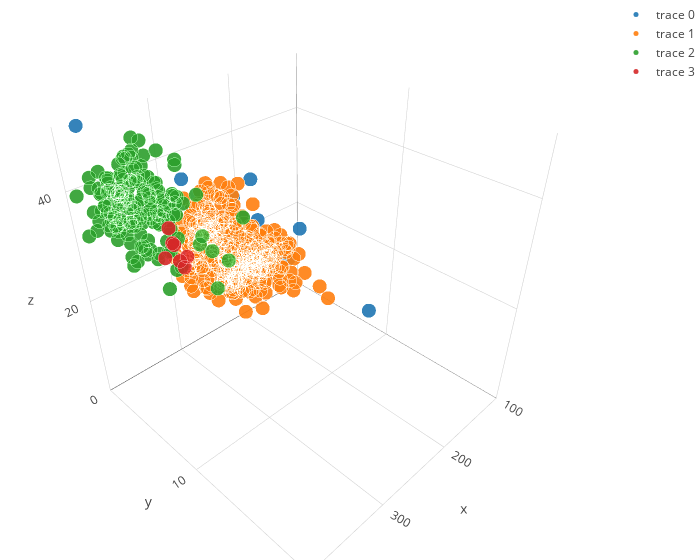

The cell this chart's notebook holds for it:
### Code cell
dbscanLabelminus1 = []
dbscanLabel0 = []
dbscanLabel1 = []
dbscanLabel2 = []
for h in range(0,577):
    if dbscanLabels[h] == -1:
        dbscanLabelminus1.append(distance[h])
    elif dbscanLabels[h]==0:
        dbscanLabel0.append(distance[h])
    elif dbscanLabels[h]==1:
        dbscanLabel1.append(distance[h])
    else:
        dbscanLabel2.append(distance[h])
dbscanLabelAtminus1 = pd.DataFrame.from_records(dbscanLabelminus1)
dbscanLabelAt0 = pd.DataFrame.from_records(dbscanLabel0)
dbscanLabelAt1 = pd.DataFrame.from_records(dbscanLabel1)
dbscanLabelAt2 = pd.DataFrame.from_records(dbscanLabel2)
trace9 = go.Scatter3d(
    x=dbscanLabelAtminus1[0],
    y=dbscanLabelAtminus1[1],
    z=dbscanLabelAtminus1[2],
    mode='markers',
    marker=dict(
        size=5,
        line=dict(
            color='rgba(217, 217, 217,0.14)',
            width=0.1
        ),
        opacity=0.9
    )
)
trace10 = go.Scatter3d(
    x=dbscanLabelAt0[0],
    y=dbscanLabelAt0[1],
    z=dbscanLabelAt0[2],
    mode='markers',
    marker=dict(
        size=5,
        line=dict(
            color='rgba(256, 256, 256,0.14)',
            width=0.2
        ),
        opacity=0.9
    )
)
trace11 = go.Scatter3d(
    x=dbscanLabelAt1[0],
    y=dbscanLabelAt1[1],
    z=dbscanLabelAt1[2],
    mode='markers',
    marker=dict(
        size=5,
        line=dict(
            color='rgba(138, 138, 138,0.14)',
            width=0.3
        ),
        opacity=0.9
    )
)
trace12 = go.Scatter3d(
    x=dbscanLabelAt2[0],
    y=dbscanLabelAt2[1],
    z=dbscanLabelAt2[2],
    mode='markers',
    marker=dict(
        size=5,
        line=dict(
            color='rgba(138, 138, 138,0.14)',
            width=0.3
        ),
        opacity=0.9
    )
)
data = [trace9,trace10,trace11,trace12]
layout = go.Layout(
    scene = dict(
                    xaxis = dict(
                        nticks=4, range = [100,400],),
                    yaxis = dict(
                        nticks=4, range = [0,20],),
                    zaxis = dict(
                        nticks=4, range = [0,50]   ,),),
                    width=700,
    margin=dict(
        l=0,
        r=0,
        b=0,
        t=0
    )
)
fig = go.Figure(data=data, layout=layout)
iplot(fig)

### Figure 1 — Plotly figure (JSON) as saved in the notebook; plotly's stock layout.template omitted (floating-point values rounded to 4 significant figures; data arrays with more than 128 entries replaced by an {"elided": "..."} marker saying what was removed)
{"data": [{"marker": {"line": {"color": "rgba(217, 217, 217,0.14)", "width": 0.1}, "opacity": 0.9, "size": 5}, "mode": "markers", "type": "scatter3d", "x": [107.8, 302.1, 194.0, 320.8, 96.04, 303.1, 347.1, 353.4, 401.4, 316.3, 380.4, 411.0, 1728], "y": [0.7546, 2.766, 1.266, 18.9, 0.421, 7.829, 13.09, 15.65, 13.59, 9.261, 0.3847, 3.985, 1729], "z": [15.08, 39.07, 31.61, 37.33, 12.97, 40.9, 45.4, 43.36, 36.53, 28.87, 49.58, 47.13, 1730]}, {"marker": {"line": {"color": "rgba(256, 256, 256,0.14)", "width": 0.2}, "opacity": 0.9, "size": 5}, "mode": "markers", "type": "scatter3d", "x": {"elided": "383 float values"}, "y": {"elided": "383 float values"}, "z": {"elided": "383 float values"}}, {"marker": {"line": {"color": "rgba(138, 138, 138,0.14)", "width": 0.3}, "opacity": 0.9, "size": 5}, "mode": "markers", "type": "scatter3d", "x": {"elided": "174 float values"}, "y": {"elided": "174 float values"}, "z": {"elided": "174 float values"}}, {"marker": {"line": {"color": "rgba(138, 138, 138,0.14)", "width": 0.3}, "opacity": 0.9, "size": 5}, "mode": "markers", "type": "scatter3d", "x": [306.1, 304.9, 312.9, 307.4, 306.3, 308.3, 309.6], "y": [0.09023, 0.9015, 3.489, 1.376, 1.914, 2.587, 1.785], "z": [21.67, 28.53, 26.47, 26.27, 23.24, 22.89, 26.53]}], "layout": {"margin": {"b": 0, "l": 0, "r": 0, "t": 0}, "scene": {"xaxis": {"nticks": 4, "range": [100, 400]}, "yaxis": {"nticks": 4, "range": [0, 20]}, "zaxis": {"nticks": 4, "range": [0, 50]}}, "width": 700}}
